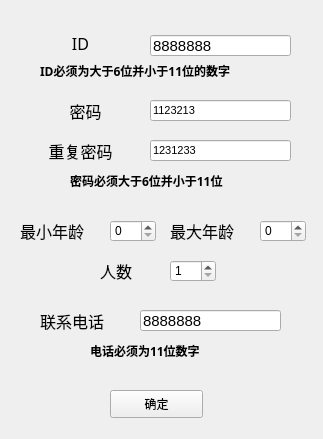
<?xml version="1.0" encoding="UTF-8"?>
<ui version="4.0">
 <class>RegistTour</class>
 <widget class="QMainWindow" name="RegistTour">
  <property name="geometry">
   <rect>
    <x>0</x>
    <y>0</y>
    <width>323</width>
    <height>439</height>
   </rect>
  </property>
  <property name="windowTitle">
   <string>注册旅行团</string>
  </property>
  <widget class="QWidget" name="centralwidget">
   <widget class="QPushButton" name="pushButton">
    <property name="geometry">
     <rect>
      <x>110</x>
      <y>390</y>
      <width>93</width>
      <height>28</height>
     </rect>
    </property>
    <property name="text">
     <string>确定</string>
    </property>
   </widget>
   <widget class="QLineEdit" name="id">
    <property name="geometry">
     <rect>
      <x>150</x>
      <y>35</y>
      <width>141</width>
      <height>21</height>
     </rect>
    </property>
    <property name="font">
     <font>
      <pointsize>11</pointsize>
     </font>
    </property>
    <property name="text">
     <string>8888888</string>
    </property>
   </widget>
   <widget class="QLineEdit" name="passwd">
    <property name="geometry">
     <rect>
      <x>150</x>
      <y>100</y>
      <width>141</width>
      <height>21</height>
     </rect>
    </property>
    <property name="font">
     <font>
      <pointsize>8</pointsize>
     </font>
    </property>
    <property name="text">
     <string>1123213</string>
    </property>
   </widget>
   <widget class="QLineEdit" name="passwd_2">
    <property name="geometry">
     <rect>
      <x>150</x>
      <y>140</y>
      <width>141</width>
      <height>21</height>
     </rect>
    </property>
    <property name="font">
     <font>
      <pointsize>8</pointsize>
     </font>
    </property>
    <property name="text">
     <string>1231233</string>
    </property>
   </widget>
   <widget class="QSpinBox" name="min_age">
    <property name="geometry">
     <rect>
      <x>110</x>
      <y>220</y>
      <width>46</width>
      <height>22</height>
     </rect>
    </property>
    <property name="maximum">
     <number>90</number>
    </property>
   </widget>
   <widget class="QSpinBox" name="max_age">
    <property name="geometry">
     <rect>
      <x>260</x>
      <y>220</y>
      <width>46</width>
      <height>22</height>
     </rect>
    </property>
    <property name="maximum">
     <number>90</number>
    </property>
   </widget>
   <widget class="QLineEdit" name="phone">
    <property name="geometry">
     <rect>
      <x>140</x>
      <y>310</y>
      <width>141</width>
      <height>21</height>
     </rect>
    </property>
    <property name="font">
     <font>
      <pointsize>11</pointsize>
     </font>
    </property>
    <property name="text">
     <string>8888888</string>
    </property>
   </widget>
   <widget class="QLabel" name="label">
    <property name="geometry">
     <rect>
      <x>60</x>
      <y>35</y>
      <width>41</width>
      <height>16</height>
     </rect>
    </property>
    <property name="font">
     <font>
      <family>微软雅黑</family>
      <pointsize>12</pointsize>
     </font>
    </property>
    <property name="text">
     <string>ID</string>
    </property>
    <property name="alignment">
     <set>Qt::AlignCenter</set>
    </property>
   </widget>
   <widget class="QLabel" name="label_2">
    <property name="geometry">
     <rect>
      <x>60</x>
      <y>100</y>
      <width>51</width>
      <height>21</height>
     </rect>
    </property>
    <property name="font">
     <font>
      <family>微软雅黑</family>
      <pointsize>12</pointsize>
     </font>
    </property>
    <property name="text">
     <string>密码</string>
    </property>
    <property name="alignment">
     <set>Qt::AlignCenter</set>
    </property>
   </widget>
   <widget class="QLabel" name="label_3">
    <property name="geometry">
     <rect>
      <x>40</x>
      <y>140</y>
      <width>81</width>
      <height>21</height>
     </rect>
    </property>
    <property name="font">
     <font>
      <family>微软雅黑</family>
      <pointsize>12</pointsize>
     </font>
    </property>
    <property name="text">
     <string>重复密码</string>
    </property>
    <property name="alignment">
     <set>Qt::AlignCenter</set>
    </property>
   </widget>
   <widget class="QLabel" name="label_4">
    <property name="geometry">
     <rect>
      <x>20</x>
      <y>220</y>
      <width>81</width>
      <height>21</height>
     </rect>
    </property>
    <property name="font">
     <font>
      <family>微软雅黑</family>
      <pointsize>12</pointsize>
     </font>
    </property>
    <property name="text">
     <string>最小年龄</string>
    </property>
   </widget>
   <widget class="QLabel" name="label_5">
    <property name="geometry">
     <rect>
      <x>170</x>
      <y>220</y>
      <width>81</width>
      <height>21</height>
     </rect>
    </property>
    <property name="font">
     <font>
      <family>微软雅黑</family>
      <pointsize>12</pointsize>
     </font>
    </property>
    <property name="text">
     <string>最大年龄</string>
    </property>
   </widget>
   <widget class="QLabel" name="label_6">
    <property name="geometry">
     <rect>
      <x>40</x>
      <y>310</y>
      <width>81</width>
      <height>21</height>
     </rect>
    </property>
    <property name="font">
     <font>
      <family>微软雅黑</family>
      <pointsize>12</pointsize>
     </font>
    </property>
    <property name="text">
     <string>联系电话</string>
    </property>
   </widget>
   <widget class="QLabel" name="pro_id">
    <property name="geometry">
     <rect>
      <x>40</x>
      <y>60</y>
      <width>251</width>
      <height>21</height>
     </rect>
    </property>
    <property name="font">
     <font>
      <family>等线</family>
      <weight>75</weight>
      <bold>true</bold>
     </font>
    </property>
    <property name="text">
     <string>ID必须为大于6位并小于11位的数字</string>
    </property>
   </widget>
   <widget class="QLabel" name="pro_pa">
    <property name="geometry">
     <rect>
      <x>70</x>
      <y>170</y>
      <width>251</width>
      <height>21</height>
     </rect>
    </property>
    <property name="font">
     <font>
      <family>等线</family>
      <weight>75</weight>
      <bold>true</bold>
     </font>
    </property>
    <property name="text">
     <string>密码必须大于6位并小于11位</string>
    </property>
   </widget>
   <widget class="QLabel" name="pro_ph">
    <property name="geometry">
     <rect>
      <x>90</x>
      <y>340</y>
      <width>251</width>
      <height>21</height>
     </rect>
    </property>
    <property name="font">
     <font>
      <family>等线</family>
      <weight>75</weight>
      <bold>true</bold>
     </font>
    </property>
    <property name="text">
     <string>电话必须为11位数字</string>
    </property>
   </widget>
   <widget class="QSpinBox" name="num">
    <property name="geometry">
     <rect>
      <x>170</x>
      <y>260</y>
      <width>46</width>
      <height>22</height>
     </rect>
    </property>
    <property name="accelerated">
     <bool>true</bool>
    </property>
    <property name="minimum">
     <number>1</number>
    </property>
    <property name="maximum">
     <number>10000</number>
    </property>
   </widget>
   <widget class="QLabel" name="label_7">
    <property name="geometry">
     <rect>
      <x>100</x>
      <y>260</y>
      <width>71</width>
      <height>21</height>
     </rect>
    </property>
    <property name="font">
     <font>
      <family>微软雅黑</family>
      <pointsize>12</pointsize>
     </font>
    </property>
    <property name="text">
     <string>人数</string>
    </property>
   </widget>
  </widget>
 </widget>
 <resources/>
 <connections/>
</ui>
